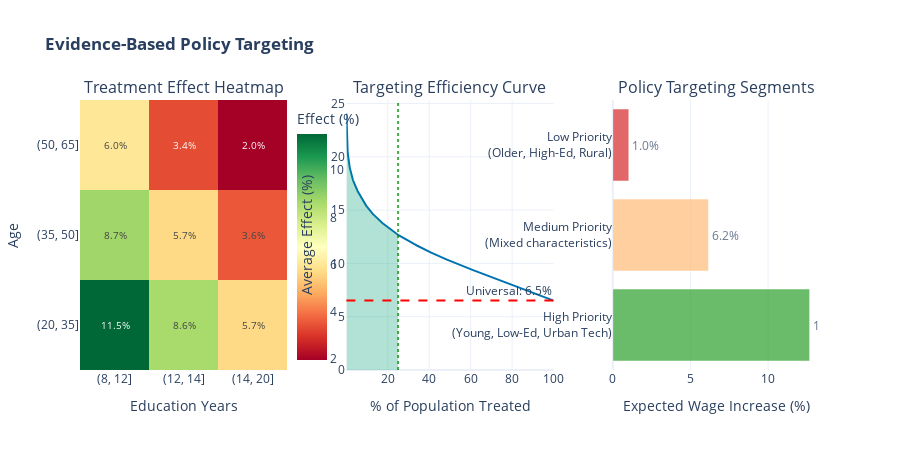

The code cell stored with this chart in its notebook:
### Code cell
# =============================================================================
# Targeting Rule Visualization (Interactive Plotly)
# =============================================================================

fig = make_subplots(
    rows=1, cols=3,
    subplot_titles=(
        'Treatment Effect Heatmap',
        'Targeting Efficiency Curve',
        'Policy Targeting Segments'
    ),
    horizontal_spacing=0.08
)

# 1. Treatment effect by education and age (heatmap)
pivot = data.pivot_table(values='tau_estimated', 
                         index=pd.cut(data['age'], bins=[20, 35, 50, 65]),
                         columns=pd.cut(data['education_years'], bins=[8, 12, 14, 20]),
                         aggfunc='mean') * 100
fig.add_trace(
    go.Heatmap(z=pivot.values, x=[str(c) for c in pivot.columns], 
               y=[str(i) for i in pivot.index],
               colorscale='RdYlGn', text=np.round(pivot.values, 1),
               texttemplate='%{text:.1f}%', textfont=dict(size=10),
               colorbar=dict(title='Effect (%)', x=0.28)),
    row=1, col=1
)

# 2. Cost-effectiveness frontier
sorted_data = data.sort_values('tau_estimated', ascending=False).copy()
sorted_data['cumulative_pct'] = np.arange(1, len(sorted_data) + 1) / len(sorted_data) * 100
sorted_data['cumulative_avg_effect'] = sorted_data['tau_estimated'].expanding().mean() * 100

fig.add_trace(
    go.Scatter(x=sorted_data['cumulative_pct'], y=sorted_data['cumulative_avg_effect'],
               mode='lines', line=dict(color=COLORS[0], width=2), name='Avg Effect'),
    row=1, col=2
)
fig.add_hline(y=data['tau_estimated'].mean() * 100, line_dash="dash", line_color="red",
              annotation_text=f"Universal: {data['tau_estimated'].mean()*100:.1f}%", row=1, col=2)
fig.add_vline(x=25, line_dash="dot", line_color="green", opacity=0.7, row=1, col=2)
fig.add_trace(
    go.Scatter(x=sorted_data['cumulative_pct'][:500], y=sorted_data['cumulative_avg_effect'][:500],
               fill='tozeroy', fillcolor='rgba(0,158,115,0.3)', mode='none', name='Top 25%'),
    row=1, col=2
)

# 3. Policy recommendation segments
segments = {
    'High Priority<br>(Young, Low-Ed, Urban Tech)': high_impact['tau_estimated'].mean() * 100,
    'Medium Priority<br>(Mixed characteristics)': data[(data['tau_estimated'] > data['tau_estimated'].quantile(0.25)) & 
                                                       (data['tau_estimated'] <= data['tau_estimated'].quantile(0.75))]['tau_estimated'].mean() * 100,
    'Low Priority<br>(Older, High-Ed, Rural)': low_impact['tau_estimated'].mean() * 100
}
colors_segments = ['#2ca02c', '#ffbb78', '#d62728']
fig.add_trace(
    go.Bar(x=list(segments.values()), y=list(segments.keys()), orientation='h',
           marker_color=colors_segments, opacity=0.7,
           text=[f'{v:.1f}%' for v in segments.values()], textposition='outside'),
    row=1, col=3
)

fig.update_layout(
    title_text='<b>Evidence-Based Policy Targeting</b>',
    height=450,
    showlegend=False,
    template='plotly_white'
)
fig.update_xaxes(title_text='Education Years', row=1, col=1)
fig.update_xaxes(title_text='% of Population Treated', row=1, col=2)
fig.update_xaxes(title_text='Expected Wage Increase (%)', row=1, col=3)
fig.update_yaxes(title_text='Age', row=1, col=1)
fig.update_yaxes(title_text='Average Effect (%)', row=1, col=2)

fig.show()

### Figure 1 — Plotly figure (JSON) as saved in the notebook; plotly's stock layout.template omitted (floating-point values rounded to 4 significant figures; data arrays with more than 128 entries replaced by an {"elided": "..."} marker saying what was removed)
{"data": [{"colorbar": {"title": {"text": "Effect (%)"}, "x": 0.28}, "colorscale": [[0.0, "rgb(165,0,38)"], [0.1, "rgb(215,48,39)"], [0.2, "rgb(244,109,67)"], [0.3, "rgb(253,174,97)"], [0.4, "rgb(254,224,139)"], [0.5, "rgb(255,255,191)"], [0.6, "rgb(217,239,139)"], [0.7, "rgb(166,217,106)"], [0.8, "rgb(102,189,99)"], [0.9, "rgb(26,152,80)"], [1.0, "rgb(0,104,55)"]], "text": [[11.5, 8.6, 5.7], [8.7, 5.7, 3.6], [6.0, 3.4, 2.0]], "textfont": {"size": 10}, "texttemplate": "%{text:.1f}%", "type": "heatmap", "x": ["(8, 12]", "(12, 14]", "(14, 20]"], "xaxis": "x", "y": ["(20, 35]", "(35, 50]", "(50, 65]"], "yaxis": "y", "z": [[11.54, 8.6, 5.687], [8.733, 5.684, 3.554], [6.028, 3.364, 1.964]]}, {"line": {"color": "#0072B2", "width": 2}, "mode": "lines", "name": "Avg Effect", "type": "scatter", "x": {"elided": "2000 float values"}, "xaxis": "x2", "y": {"elided": "2000 float values"}, "yaxis": "y2"}, {"fill": "tozeroy", "fillcolor": "rgba(0,158,115,0.3)", "mode": "none", "name": "Top 25%", "type": "scatter", "x": {"elided": "500 float values"}, "xaxis": "x2", "y": {"elided": "500 float values"}, "yaxis": "y2"}, {"marker": {"color": ["#2ca02c", "#ffbb78", "#d62728"]}, "opacity": 0.7, "orientation": "h", "text": ["12.7%", "6.2%", "1.0%"], "textposition": "outside", "type": "bar", "x": [12.68, 6.167, 1.03], "xaxis": "x3", "y": ["High Priority<br>(Young, Low-Ed, Urban Tech)", "Medium Priority<br>(Mixed characteristics)", "Low Priority<br>(Older, High-Ed, Rural)"], "yaxis": "y3"}], "layout": {"annotations": [{"font": {"size": 16}, "showarrow": false, "text": "Treatment Effect Heatmap", "x": 0.14, "xanchor": "center", "xref": "paper", "y": 1.0, "yanchor": "bottom", "yref": "paper"}, {"font": {"size": 16}, "showarrow": false, "text": "Targeting Efficiency Curve", "x": 0.5, "xanchor": "center", "xref": "paper", "y": 1.0, "yanchor": "bottom", "yref": "paper"}, {"font": {"size": 16}, "showarrow": false, "text": "Policy Targeting Segments", "x": 0.86, "xanchor": "center", "xref": "paper", "y": 1.0, "yanchor": "bottom", "yref": "paper"}, {"showarrow": false, "text": "Universal: 6.5%", "x": 1, "xanchor": "right", "xref": "x2 domain", "y": 6.51, "yanchor": "bottom", "yref": "y2"}], "height": 450, "shapes": [{"line": {"color": "red", "dash": "dash"}, "type": "line", "x0": 0, "x1": 1, "xref": "x2 domain", "y0": 6.51, "y1": 6.51, "yref": "y2"}, {"line": {"color": "green", "dash": "dot"}, "opacity": 0.7, "type": "line", "x0": 25, "x1": 25, "xref": "x2", "y0": 0, "y1": 1, "yref": "y2 domain"}], "showlegend": false, "title": {"text": "<b>Evidence-Based Policy Targeting</b>"}, "xaxis": {"anchor": "y", "domain": [0.0, 0.28], "title": {"text": "Education Years"}}, "xaxis2": {"anchor": "y2", "domain": [0.36, 0.64], "title": {"text": "% of Population Treated"}}, "xaxis3": {"anchor": "y3", "domain": [0.72, 1.0], "title": {"text": "Expected Wage Increase (%)"}}, "yaxis": {"anchor": "x", "domain": [0.0, 1.0], "title": {"text": "Age"}}, "yaxis2": {"anchor": "x2", "domain": [0.0, 1.0], "title": {"text": "Average Effect (%)"}}, "yaxis3": {"anchor": "x3", "domain": [0.0, 1.0]}}}
